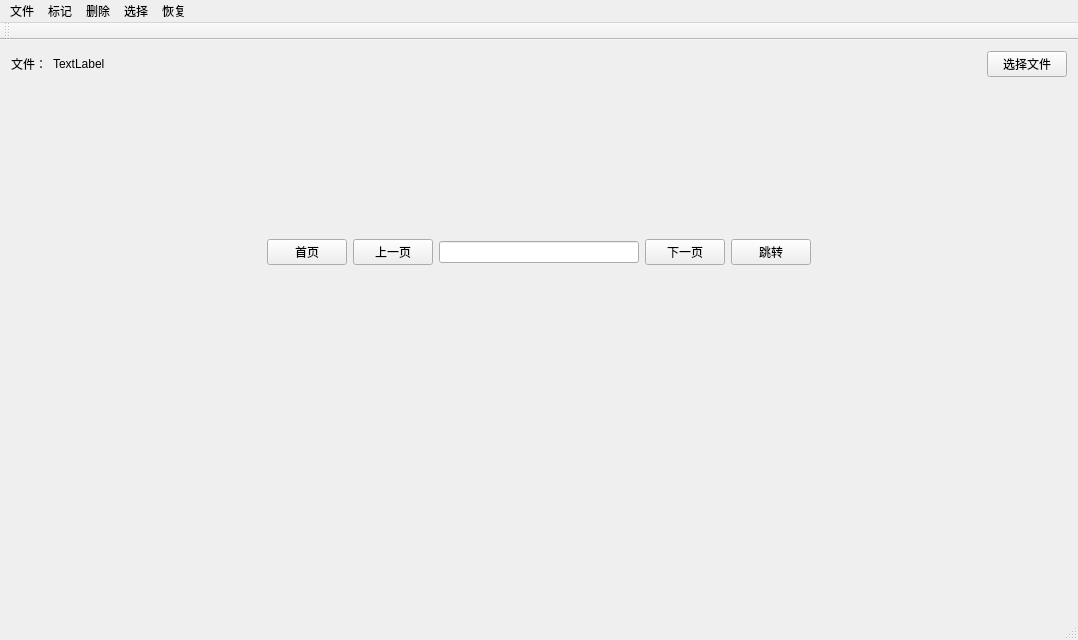
<?xml version="1.0" encoding="UTF-8"?>
<ui version="4.0">
 <class>mainWindowClass</class>
 <widget class="QMainWindow" name="mainWindowClass">
  <property name="geometry">
   <rect>
    <x>0</x>
    <y>0</y>
    <width>1078</width>
    <height>640</height>
   </rect>
  </property>
  <property name="windowTitle">
   <string>mainWindow</string>
  </property>
  <widget class="QWidget" name="centralWidget">
   <layout class="QGridLayout" name="gridLayout">
    <item row="0" column="0">
     <layout class="QHBoxLayout" name="horizontalLayout">
      <item>
       <widget class="QLabel" name="label">
        <property name="sizePolicy">
         <sizepolicy hsizetype="Fixed" vsizetype="Preferred">
          <horstretch>0</horstretch>
          <verstretch>0</verstretch>
         </sizepolicy>
        </property>
        <property name="text">
         <string>文件：</string>
        </property>
       </widget>
      </item>
      <item>
       <widget class="QLabel" name="fileLabel">
        <property name="text">
         <string>TextLabel</string>
        </property>
       </widget>
      </item>
      <item>
       <widget class="QPushButton" name="fileSelectBtn">
        <property name="sizePolicy">
         <sizepolicy hsizetype="Fixed" vsizetype="Fixed">
          <horstretch>0</horstretch>
          <verstretch>0</verstretch>
         </sizepolicy>
        </property>
        <property name="text">
         <string>选择文件</string>
        </property>
       </widget>
      </item>
     </layout>
    </item>
    <item row="1" column="0">
     <widget class="QCustomPlot" name="wholePlot" native="true">
      <property name="enabled">
       <bool>false</bool>
      </property>
      <property name="minimumSize">
       <size>
        <width>200</width>
        <height>150</height>
       </size>
      </property>
     </widget>
    </item>
    <item row="2" column="0">
     <layout class="QHBoxLayout" name="horizontalLayout_2">
      <item>
       <spacer name="horizontalSpacer">
        <property name="orientation">
         <enum>Qt::Horizontal</enum>
        </property>
        <property name="sizeType">
         <enum>QSizePolicy::Expanding</enum>
        </property>
        <property name="sizeHint" stdset="0">
         <size>
          <width>40</width>
          <height>20</height>
         </size>
        </property>
       </spacer>
      </item>
      <item>
       <widget class="QPushButton" name="firstPageBtn">
        <property name="text">
         <string>首页</string>
        </property>
       </widget>
      </item>
      <item>
       <widget class="QPushButton" name="previPageBtn">
        <property name="text">
         <string>上一页</string>
        </property>
       </widget>
      </item>
      <item>
       <widget class="QLineEdit" name="pageNumLineEdit">
        <property name="maximumSize">
         <size>
          <width>200</width>
          <height>16777215</height>
         </size>
        </property>
        <property name="alignment">
         <set>Qt::AlignCenter</set>
        </property>
       </widget>
      </item>
      <item>
       <widget class="QPushButton" name="nextPageBtn">
        <property name="text">
         <string>下一页</string>
        </property>
       </widget>
      </item>
      <item>
       <widget class="QPushButton" name="gotoBtn">
        <property name="text">
         <string>跳转</string>
        </property>
       </widget>
      </item>
      <item>
       <spacer name="horizontalSpacer_2">
        <property name="orientation">
         <enum>Qt::Horizontal</enum>
        </property>
        <property name="sizeHint" stdset="0">
         <size>
          <width>40</width>
          <height>20</height>
         </size>
        </property>
       </spacer>
      </item>
     </layout>
    </item>
    <item row="3" column="0">
     <widget class="QCustomPlot" name="truePlot" native="true">
      <property name="sizePolicy">
       <sizepolicy hsizetype="Expanding" vsizetype="Expanding">
        <horstretch>0</horstretch>
        <verstretch>0</verstretch>
       </sizepolicy>
      </property>
      <property name="minimumSize">
       <size>
        <width>300</width>
        <height>300</height>
       </size>
      </property>
     </widget>
    </item>
   </layout>
  </widget>
  <widget class="QMenuBar" name="menuBar">
   <property name="geometry">
    <rect>
     <x>0</x>
     <y>0</y>
     <width>1078</width>
     <height>23</height>
    </rect>
   </property>
   <widget class="QMenu" name="fileMenu">
    <property name="title">
     <string>文件</string>
    </property>
    <addaction name="actionOpen"/>
    <addaction name="actionSave"/>
   </widget>
   <widget class="QMenu" name="labelMenu">
    <property name="title">
     <string>标记</string>
    </property>
   </widget>
   <widget class="QMenu" name="deletMenu">
    <property name="title">
     <string>删除</string>
    </property>
   </widget>
   <widget class="QMenu" name="selectMenu">
    <property name="title">
     <string>选择</string>
    </property>
   </widget>
   <widget class="QMenu" name="zoomResetMenu">
    <property name="title">
     <string>恢复</string>
    </property>
   </widget>
   <addaction name="fileMenu"/>
   <addaction name="labelMenu"/>
   <addaction name="deletMenu"/>
   <addaction name="selectMenu"/>
   <addaction name="zoomResetMenu"/>
  </widget>
  <widget class="QToolBar" name="mainToolBar">
   <attribute name="toolBarArea">
    <enum>TopToolBarArea</enum>
   </attribute>
   <attribute name="toolBarBreak">
    <bool>false</bool>
   </attribute>
  </widget>
  <widget class="QStatusBar" name="statusBar"/>
  <action name="actionOpen">
   <property name="text">
    <string>打开(&amp;O)</string>
   </property>
   <property name="toolTip">
    <string>打开文件</string>
   </property>
  </action>
  <action name="actionSave">
   <property name="text">
    <string>保存(&amp;S)</string>
   </property>
   <property name="toolTip">
    <string>保存文件</string>
   </property>
  </action>
 </widget>
 <layoutdefault spacing="6" margin="11"/>
 <customwidgets>
  <customwidget>
   <class>QCustomPlot</class>
   <extends>QWidget</extends>
   <header location="global">qcustomplot.h</header>
   <container>1</container>
  </customwidget>
 </customwidgets>
 <resources>
  <include location="mainWindow.qrc"/>
 </resources>
 <connections/>
</ui>
